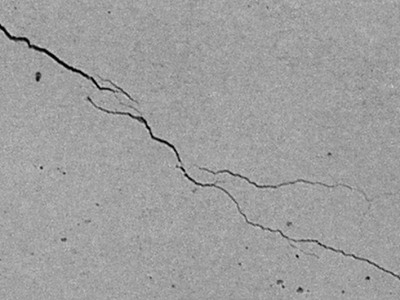
%> input picture Code-Dual-Threshold Computation Method/4.bmp, 400 x 300 px
$ octave demo.m   (GNU Octave 9; MATLAB toolbox functions it lacks are replaced by stand-ins)
%> lines starting %> are read from the running program, lines starting %| are printed output that depends on the picture; long printed decimals are rounded
### Code-Dual-Threshold Computation Method/dualThreshold.m
function [ upper_thres, lower_thres ] = dualThreshold( input_args, scale )
%% DUALTHRESHOLD
% reference: Bowstring-Based Dual-Threshold Computation Method for Adaptive Canny Edge Detector
% Copyright:2019-2-28 MarkLHF, UESTC.(e-mail:2751867750@qq.com)
%{
 detail
 Input:  input_args  --> the gradient magnitude image(2D image)
         scale       --> the scale of data type
                         (Example: double = [0,1] and scale = 1)
 Output: upper_thres --> the upper threshold of image(for binary)
         lower_thres --> the lower threshold of image
%}
%% <1> calculate the gradient magnitude(GMI)
gmi = input_args; % due to this gradient I had calculated before

%% <2> normalize the GMI
% [Tips]: GMI(x,y) >= 0
norm_coeff_gmi = max(gmi(:));% the coefficient of normalization (GMI)
gmi_norm = (gmi./norm_coeff_gmi).*scale;

%% <3> build and normalize the GMH
gmh = imhist(gmi_norm);

norm_coeff_gmh = max(gmh(:)); % the coefficient of normalization (GMH)
gmh = (gmh./norm_coeff_gmh).*scale;

%% <4.1> determine the slope of the long-/short-bowstring.
% search the single peak point
peakValue = max(gmh);
peakPoint = find(gmh == peakValue);

% determine almost zero point(AZP)
gamma = 0.005 * 0.01;
azpValue = gamma * peakValue;
azp = find(gmh <= azpValue);
azp = azp(length(azp)); % set the rightmost point as AZP
% determine kH parameter
kH = (gmh(peakPoint) - gmh(azp))/(peakPoint - azp);
%% <4.2> obtain the temporary upper-threshold
i_range = peakPoint:length(gmh);
lH = gmh(i_range)' - kH.*i_range;

iH = find(lH == max(lH));
iH = peakPoint + iH - 1;
%% <4.3> obtain the temporary lower-threshold
% determine kL parameter
kL = (gmh(peakPoint) - gmh(iH))/(peakPoint - iH);

i_range = peakPoint:2:iH;
lL = gmh(i_range)' - kL.*i_range;

iL= find(lL == max(lL));
iL = peakPoint + iL - 1;
%% <5> refine the dual-threshold
% I have some problem in this part,
K = length(gmh);
% output the result
upper_thres = iH/K*scale;
lower_thres = iL/K*scale;
end

### Code-Dual-Threshold Computation Method/demo.m
%% This script is designed to implement the method from the reference article.
% reference: Bowstring-Based Dual-Threshold Computation Method for Adaptive Canny Edge Detector
% Copyright:2019-3-1 MarkLHF, UESTC.(e-mail:2751867750@qq.com)
clc;close all;clear;

Img = imread('4.bmp');
%> Img is the input picture: size 300x400x3 uint8; min 0, max 212, mean 158.5
figure;imshow(Img);title('test image');
% Check: is color image, or not.
[row, col, dim] = size(Img);
%> row = 300; col = 400; dim = 3
if dim == 3
    Img = rgb2gray(Img);
%> Img: size 300x400 uint8
end
Img = im2double(Img);
%> Img: size 300x400 double
%% calculate the two threshold
[ upper_thres, lower_thres ] = dualThreshold( Img, 1 );
%> in dualThreshold, `norm_coeff_gmi = max(gmi(:));`: norm_coeff_gmi = 0.831
%> in dualThreshold, `gmi_norm = (gmi./norm_coeff_gmi).*scale;`:
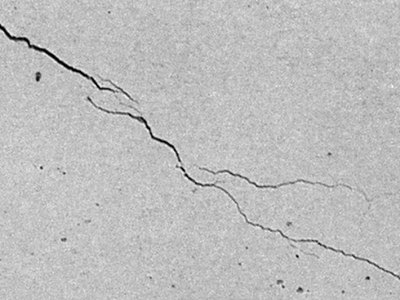
%> gmi_norm: size 300x400 double; min 0, max 1, mean 0.748
%> in dualThreshold, `gmh = imhist(gmi_norm);`: gmh = 256 values, max 6521 at index 192, min 0 at index 4, mean 468.8
%> in dualThreshold, `norm_coeff_gmh = max(gmh(:));`: norm_coeff_gmh = 6521
%> in dualThreshold, `gmh = (gmh./norm_coeff_gmh).*scale;`: gmh = 256 values, max 1 at index 192, min 0 at index 4, mean 0.0719
%> in dualThreshold, `peakValue = max(gmh);`: peakValue = 1
%> in dualThreshold, `peakPoint = find(gmh == peakValue);`: peakPoint = 192
%> in dualThreshold, `azpValue = gamma * peakValue;`: azpValue = 5e-05
%> in dualThreshold, `azp = find(gmh <= azpValue);`: azp = 49 values from 4 to 255
%> in dualThreshold, `azp = azp(length(azp));`: azp = 255
%> in dualThreshold, `kH = (gmh(peakPoint) - gmh(azp))/(peakPoint - azp);`: kH = -0.0159
%> in dualThreshold, `i_range = peakPoint:length(gmh);`: i_range = 65 values from 192 to 256
%> in dualThreshold, `lH = gmh(i_range)' - kH.*i_range;`: lH = 65 values, max 4.08 at index 4, min 3.08 at index 3, mean 3.72
%> in dualThreshold, `iH = find(lH == max(lH));`: iH = 4
%> in dualThreshold, `iH = peakPoint + iH - 1;`: iH = 195
%> in dualThreshold, `kL = (gmh(peakPoint) - gmh(iH))/(peakPoint - iH);`: kL = -0.00363
%> in dualThreshold, `i_range = peakPoint:2:iH;`: i_range = [192 194]
%> in dualThreshold, `lL = gmh(i_range)' - kL.*i_range;`: lL = [1.7 0.704]
%> in dualThreshold, `iL= find(lL == max(lL));`: iL = 1
%> in dualThreshold, `iL = peakPoint + iL - 1;`: iL = 192
%> in dualThreshold, `upper_thres = iH/K*scale;`: upper_thres = 0.762
%> in dualThreshold, `lower_thres = iL/K*scale;`: lower_thres = 0.75
%> upper_thres = 0.762; lower_thres = 0.75

%% show the result(but I don't know how to use two threshold)
fprintf("the high-threshold is %f\n", upper_thres);
%| the high-threshold is 0.7617
fprintf("the low-threshold is %f\n",  lower_thres);
%| the low-threshold is 0.75
